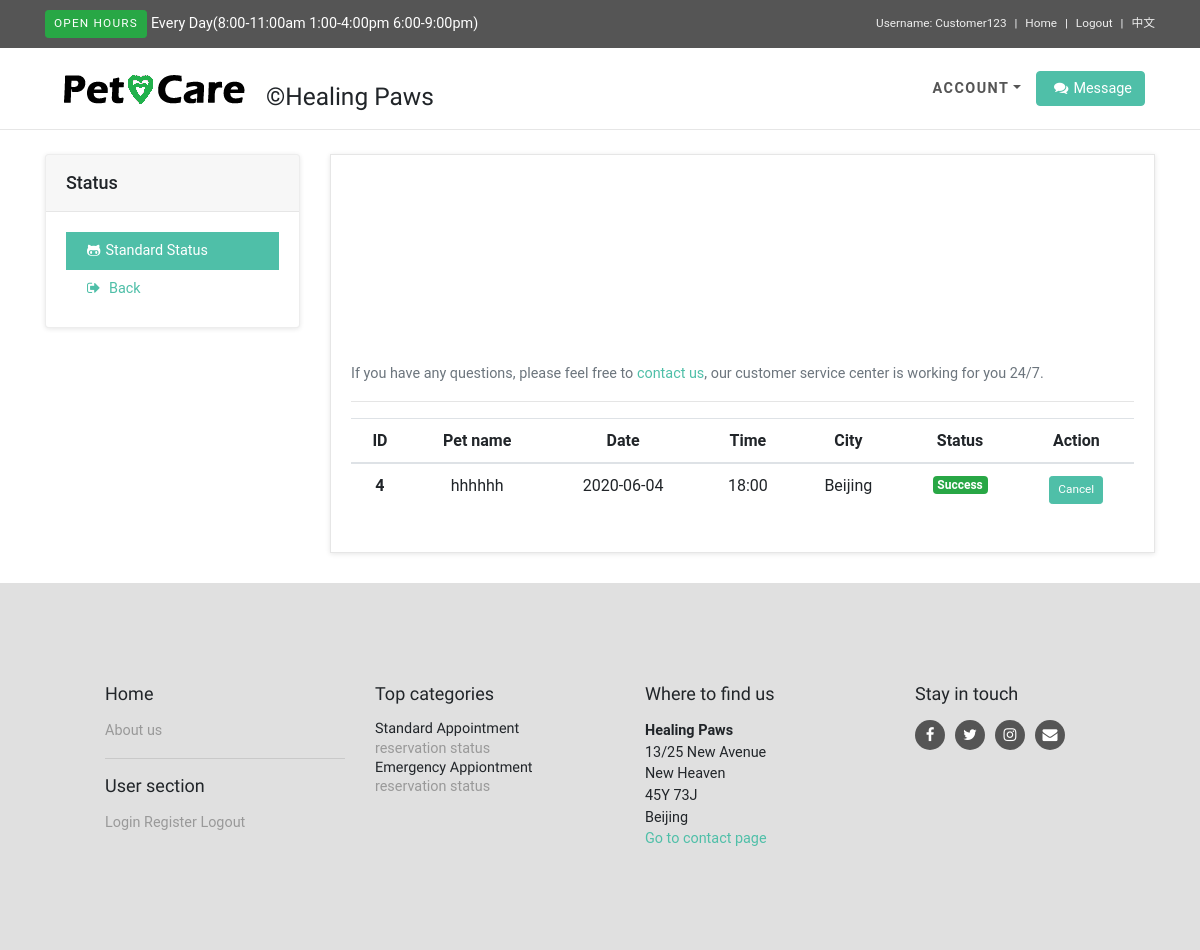
Screenshot of /status_a (signed in) with the database file from the repository.
### blogapp/models.py (models this page shows, shortened)
class Customer(db.Model):
	id = db.Column(db.Integer, primary_key=True)
	username = db.Column(db.String(64), index=True, unique=True)
	email = db.Column(db.String(120), index=True, unique=True)
	password_hash = db.Column(db.String(128))
	phone = db.Column(db.Integer, index=True)
	firstname = db.Column(db.String(64), index=True)
	lastname = db.Column(db.String(64), index=True)
	pets = db.relationship('Pet', backref='owner', lazy='dynamic')
	appointments = db.relationship('Appointment', backref='customer', lazy='dynamic')
	posts = db.relationship('Post', backref='author', lazy='dynamic')

class Appointment(db.Model):
	id = db.Column(db.Integer, primary_key=True)
	type = db.Column(db.String(64),index=True)
	date = db.Column(db.String(64), index=True)
	time = db.Column(db.String(64), index=True)
	city = db.Column(db.String(64), index=True)
	details = db.Column(db.String(120), index=True)
	status = db.Column(db.String(64), index=True, default='Submitted')
	customer_id = db.Column(db.Integer, db.ForeignKey('customer.id'))
	pet_id = db.Column(db.Integer, db.ForeignKey('pet.id'))

class Pet(db.Model):
	id = db.Column(db.Integer, primary_key=True)
	name = db.Column(db.String(64), index=True)
	type = db.Column(db.String(64), index=True)
	old = db.Column(db.Integer, index=True)
	gender = db.Column(db.String(64), index=True)
	customer_id = db.Column(db.Integer, db.ForeignKey('customer.id'))
	appointments = db.relationship('Appointment', backref='pet', lazy='dynamic')

### blogapp/routes.py (the view)
@app.route('/status_a', methods=['GET', 'POST'])
def status_a():
	session['current_path'] = request.path
	user = {'username': 'User'}
	username = session.get("USERNAME")
	if not session.get("USERNAME") is None:
		customer_db=Customer.query.filter(Customer.username==session.get("USERNAME")).first()
		if customer_db:
			return render_template('status_a.html', title='status', user=user, username=username, customer=customer_db, customer_in_db=customer_db, language=language[render_languages()] )
		else:
			flash("User not permitted")
			return redirect(url_for('login'))
	else:
		flash("User needs to either login or signup first")
		return redirect(url_for('login'))

### blogapp/routes.py (called while the page is built)
def render_languages():
    if not 'lang' in session:
        session['lang'] = 'en'
    return session['lang']

### blogapp/templates/status_a.html (shortened to what this page needs)
{% extends "customer_base.html" %}
{% block content %}
              <div class="card sidebar-menu">
                <div class="card-header">
                  <h3 class="h4 card-title">{{language['c-index-Status']}}</h3>
                </div>
                <div class="card-body">
                  <ul class="nav nav-pills flex-column">
                    <a href="{{ url_for('status_a') }}" class="nav-link active"><i class="fa fa-list"></i>{{language['c-index-StandardStatus']}}</a>
                    <a href="{{ url_for('customer_index') }}" class="nav-link"><i class="fa fa-sign-out"></i> {{language['res-e-back']}}</a></ul>
                </div>
              </div>
            </div>
            <div class="col-lg-9">
            <div class="box">
              <h1>{{language['s-a-standardstatus']}}</h1>
              <p class="text-muted">{{language['s-a-ifproblem']}} <a href="{{url_for('customer_chatting')}}">{{language['r-a-contactus']}}</a>{{language['r-a-247']}}</p>
              <hr>
              <div class="table-responsive">
                <table class="table table-hover" style="text-align: center;">
                  <thead>
                    <tr>
                      <th>{{language['s-a-id']}}</th>
                      <th>{{language['s-a-petname']}}</th>
                      <th>{{language['s-a-date']}}</th>
                      <th>{{language['r-a-time']}}</th>
                      <th>{{language['r-a-city']}}</th>
                      <th>{{language['s-a-status']}}</th>
                      <th>{{language['s-a-action']}}</th>
                    </tr>
                  </thead>
                  <tbody>
                    {% for pet in customer.pets %}
                    {% for app in pet.appointments %}
                    {% if app.type == "Standard" %}
                    <tr>
                      <th>{{app.id}}</th>
                      <td>{{pet.name}}</td>
                      <td>{{app.date}}</td>
                      <td>
                        {% if app.time == "Morning" %}
                        <span >{{language['s-a-morning']}}</span>
                        {% elif app.time == "Afternoon" %}
                        <span >{{language['s-a-afternoon']}}</span>
                        {% elif app.time == "Evening" %}
                        <span >{{language['s-a-evening']}}</span>
                        {% else %}
                        <span>{{app.time}}</span>
                        {% endif %}
                      </td>
                      <td>
                        {% if app.city == "Beijing" %}
                        <span >{{language['s-e-beijing']}}</span>
                        {% elif app.city == "Shanghai" %}
                        <span >{{language['s-e-shanghai']}}</span>
                        {% else %}
                        <span >{{language['s-e-chengdu']}}</span>
                        {% endif %}
                      </td>
                      <td>
                        {% if app.status == "Submitted" %}
                        <span class="badge badge-info">{{language['s-a-submitted']}}</span>
                        {% elif app.status == "Success" %}
                        <span class="badge badge-success">{{language['s-a-success']}}</span>
                        {% else %}
                        <span class="badge badge-warning">{{language['s-a-fail']}}</span>
                        {% endif %}
                      </td>
                      <td><button class="btn btn-primary btn-sm">{{language['s-a-cancel']}}</button></td>
                    </tr>
                    {% endif %}
                    {% endfor %}
                    {% endfor %}
                  </tbody>
                </table>
            </div>
          </div>
        </div>
{% endblock %}

### blogapp/templates/customer_base.html (shortened to what this page needs)
<html>
    <head >
        <link rel="stylesheet" href="{{ url_for('static', filename='bootstrap-datetimepicker.min.css') }}">
        <link rel="stylesheet" href="{{ url_for('static', filename='assets3/css-a/jquery-ui.css') }}">
        <link rel="stylesheet" href="{{ url_for('static', filename='vendor/bootstrap/css/bootstrap.min.css') }}">
        <link rel="stylesheet" href="{{ url_for('static', filename='vendor/font-awesome/css/font-awesome.min.css') }}">
        <link rel="stylesheet" href="{{ url_for('static', filename='vendor/owl.carousel/assets/owl.carousel.css') }}">
        <link rel="stylesheet" href="{{ url_for('static', filename='vendor/owl.carousel/assets/owl.theme.default.css') }}">
        <link rel="stylesheet" href="{{ url_for('static', filename='css/style.default.css') }}" id="theme-stylesheet">
        <link rel="stylesheet" href="{{ url_for('static', filename='css/custom.css') }}">
        <link href="css-a/style.css" rel="stylesheet" type="text/css" media="all"/>
        </head>
    <body>
<header class="header mb-4">
      <div id="top">
        <div class="container">
          <div class="row">
            <div class="col-lg-6 offer mb-3 mb-lg-0"><a class="btn btn-success btn-sm">{{language['c-base-open']}}</a><a class="ml-1">{{language['c-base-everyday']}}
            </a></div>
            <div class="col-lg-6 text-center text-lg-right">
              <ul class="menu list-inline mb-0">
                  {% if username %}
                  <li class="list-inline-item"><a>{{language['c-base-UN']}} {{username}}</a></li>
                  <li class="list-inline-item"><a href="{{ url_for('customer_index') }}">{{language['c-base-home']}}</a></li>
                  <li class="list-inline-item"><a href="{{ url_for('logout') }}">{{language['c-base-logout']}}</a></li>
                  {% endif %}
                  <li class="list-inline-item"><a href="{{ url_for('change_language') }}">{{ language['c-base-language'] }}</a></li>
              </ul>
            </div>
          </div>
        </div>
      </div>
      <nav class="navbar navbar-expand-lg">
      <div class="container">
        <div style="padding-left: 18px;">
            <a href="{{ url_for('customer_index') }}" class="navbar-brand home">
                <img src="static/img/logo.png" alt="Obaju logo" class="d-none d-md-inline-block">
                </a></div>
          <div id="navigation" class="collapse navbar-collapse" style="padding: 16px 0 0 0px;">
                <h3 >&copy;Healing Paws</h3>
            </div>
            <div class="navbar-buttons d-flex justify-content-end">
                <div id="navigation" class="collapse navbar-collapse">
                <ul class="navbar-nav mr-auto">
              <li class="nav-item dropdown menu-large"><a href="#" data-toggle="dropdown" data-hover="dropdown" data-delay="200" class="dropdown-toggle nav-link">{{language['c-base-account']}}<b class="caret"></b></a>
              </li>
               </ul>
            </div>
              <div id="basket-overview" class="navbar-collapse collapse d-none d-lg-block"><a href="{{url_for('customer_chatting')}}" class="btn btn-primary navbar-btn"><i class="fa fa-shopping-cart"></i><span>{{language['c-base-MESSAGE']}}</span></a>
              </div>
            </div>
      </div>
      </nav>
</header>
      <div id="content">
        <div class="container">
          <div class="row">
            <div class="col-lg-3">
        {% block content %}
        {% endblock %}
</div></div></div>
    <div id="footer">
      <div class="container">
        <div class="row" style="padding-left: 60px;">
          <div class="col-lg-3 col-md-6">
            <h4 class="mb-3">{{language['c-base-home']}}</h4>
            <ul class="list-unstyled">
              <li><a href="{{ url_for('index') }}">{{language['c-base-aboutus']}}</a></li>
            </ul>
            <hr>
            <h4 class="mb-3">{{language['c-base-Usersection']}}</h4>
            <ul class="list-unstyled">
              <li><a href="{{ url_for('login') }}" >{{language['c-base-login']}}</a></li>
              <li><a href="{{ url_for('customer_register') }}">{{language['c-base-register']}}</a></li>
              <li><a href="{{ url_for('logout') }}">{{language['c-base-logout']}}</a></li>
            </ul>
          </div>
          <div class="col-lg-3 col-md-6">
            <h4 class="mb-3">{{language['c-base-Topcategories']}}</h4>
            <h5>{{language['c-base-StandardAppointment']}}</h5>
            <ul class="list-unstyled">
              <li><a href="{{ url_for('reservation_s') }}">{{language['c-base-reservation']}}</a></li>
              <li><a href="{{ url_for('status_a') }}">{{language['c-base-status']}}</a></li>
            </ul>
            <h5>{{language['c-base-EmergencyAppiontment']}}</h5>
            <ul class="list-unstyled">
              <li><a href="{{ url_for('reservation_e') }}">{{language['c-base-reservation']}}</a></li>
              <li><a href="{{ url_for('status_e') }}">{{language['c-base-status']}}</a></li>
            </ul>
          </div>
          <div class="col-lg-3 col-md-6">
            <h4 class="mb-3">{{language['c-base-wheretodind']}}</h4>
            <p><strong>Healing Paws</strong><br>13/25 {{language['base-l1']}}<br>{{language['base-l2']}}<br>45Y 73J<br>{{language['base-Beijing']}}<br></p><a href="{{url_for('customer_chatting')}}">{{language['c-base-gtcp']}}</a>
          </div>
          <div class="col-lg-3 col-md-6">
            <h4 class="mb-3">{{language['c-base-Stayintouch']}}</h4>
            <p class="social"><a href="https://www.facebook.com/" class="facebook external"><i class="fa fa-facebook"></i></a><a href="https://twitter.com" class="twitter external"><i class="fa fa-twitter"></i></a><a href="https://www.instagram.com/" class="instagram external"><i class="fa fa-instagram"></i></a><a href="https://mail.google.com" class="email external"><i class="fa fa-envelope"></i></a></p>
          </div>
        </div>
      </div>
    </div>
    </body>
</html>

### blogapp/static/css/style.default.css (style rules this page uses)
body { overflow-x: hidden; background-color: #f0f0f0; }
a, button { -webkit-transition: all 0.3s; transition: all 0.3s; outline: none; }
a i.fa, button i.fa { margin: 0 5px; }
h1 { font-weight: 700; }
.btn-primary { color: #fff !important; }
.menu-large { position: static !important; }
.menu-large a.nav-link { padding: 7px !important; padding-left: 0 !important; }
#top { background: #555; padding: 10px 0; }
#top .offer { color: #fff; }
#top .offer .btn { text-transform: uppercase; letter-spacing: 0.1em; }
#top a { color: #fff; }
#top ul.menu { padding-top: 5px; margin: 0; font-size: 0.738rem; }
#top ul.menu > li { margin-right: 0; }
#top ul.menu > li a { color: #eee; }
#top ul.menu > li + li:before { content: "|\00a0"; padding: 0 5px; color: #f8f9fa; }
.navbar { border-bottom: 1px solid #e6e6e6; background-color: #fff; }
.navbar .navbar-nav > .nav-item > .nav-link { text-transform: uppercase; letter-spacing: 0.1em; font-weight: 700; padding: 30px 15px !important; color: #555; }
.navbar #basket-overview { padding: 0; }
.navbar .navbar-btn { color: #fff; margin-right: 10px; }
#footer { background: #e0e0e0; padding: 100px 0; }
#footer ul { padding-left: 0; list-style: none; }
#footer ul a { color: #999; }
#footer .social { text-align: left; }
#footer .social a { margin: 0 10px 0 0; color: #fff; display: inline-block; width: 30px; height: 30px; border-radius: 15px; line-height: 26px; font-size: 15px; text-align: center; -webkit-transition: all 0.3s; transition: all 0.3s; vertical-align: bottom; background-color: #555; }
#footer .social a i { vertical-align: bottom; line-height: 30px; }
.box { background: #fff; margin: 0 0 30px; border: solid 1px #e6e6e6; padding: 20px; -webkit-box-shadow: 0 1px 5px rgba(0, 0, 0, 0.1); box-shadow: 0 1px 5px rgba(0, 0, 0, 0.1); }
#content .card.sidebar-menu { -webkit-box-shadow: 0 1px 5px rgba(0, 0, 0, 0.1); box-shadow: 0 1px 5px rgba(0, 0, 0, 0.1); }
#content .card.sidebar-menu h3 { padding: 5px 0; margin: 0; }
.navbar { padding: 0 1rem; }
.navbar-brand { display: inline-block; padding-top: 0.33125rem; padding-bottom: 0.33125rem; margin-right: 1rem; font-size: 1.125rem; }
.btn { font-weight: 400; border: 1px solid transparent; padding: 0.375rem 0.75rem; font-size: 0.9rem; line-height: 1.5; border-radius: 0.25rem; -webkit-transition: color 0.15s ease-in-out, background-color 0.15s ease-in-out, border-color 0.15s ease-in-out, -webkit-box-shadow 0.15s ease-in-out; transition: color 0.15s ease-in-out, background-color 0.15s ease-in-out, border-color 0.15s ease-in-out, -webkit-box-shadow 0.15s ease-in-out; transition: color 0.15s ease-in-out, background-color 0.15s ease-in-out, border-color 0.15s ease-in-out, box-shadow 0.15s ease-in-out; transition: color 0.15s ease-in-out, background-color 0.15s ease-in-out, border-color 0.15s ease-in-out, box-shadow 0.15s ease-in-out, -webkit-box-shadow 0.15s ease-in-out; }
.btn-primary { color: #212529; background-color: #4fbfa8; border-color: #4fbfa8; }
.btn-success { color: #fff; background-color: #28a745; border-color: #28a745; }
.btn-sm { padding: 0.25rem 0.5rem; font-size: 0.738rem; line-height: 1.5; border-radius: 0.2rem; }
body { font-family: "Roboto", Helvetica, Arial, sans-serif; font-size: 0.9rem; font-weight: 400; line-height: 1.5; color: #212529; background-color: #f0f0f0; }
a { color: #4fbfa8; text-decoration: none; }
h1, h2, h3, h4, h5, h6, .h1, .h2, .h3, .h4, .h5, .h6 { margin-bottom: 0.5rem; font-family: inherit; font-weight: 500; line-height: 1.2; color: inherit; }
h1, .h1 { font-size: 2.25rem; }
h3, .h3 { font-size: 1.53rem; }
h4, .h4 { font-size: 1.125rem; }
h5, .h5 { font-size: 0.9rem; }
hr { border-top: 1px solid rgba(0, 0, 0, 0.1); }
.badge-success { color: #fff; background-color: #28a745; }
.nav-link { padding: 0.5rem 1rem; }
.nav-pills .nav-link { border-radius: 0; }
.nav-pills .nav-link.active, .nav-pills .show > .nav-link { color: #fff; background-color: #4fbfa8; }
.card { background-color: #fff; border: 1px solid rgba(0, 0, 0, 0.07); border-radius: 0.25rem; -webkit-box-shadow: 0 1px 5px rgba(0, 0, 0, 0.1); box-shadow: 0 1px 5px rgba(0, 0, 0, 0.1); }
.card-body { padding: 1.25rem; }
.card-title { margin-bottom: 0.75rem; }
.card-header { padding: 0.75rem 1.25rem; background-color: rgba(0, 0, 0, 0.03); border-bottom: 1px solid rgba(0, 0, 0, 0.07); }
.card-header:first-child { border-radius: calc(0.25rem - 1px) calc(0.25rem - 1px) 0 0; }

### rows the page displays
Customer: username "Customer123"
Pet: name "hhhhhh"
Appointment: id "4", date "2020-06-04", time "18:00", city "Beijing", status "Success", language "Cancel"

### other values shown
{{ language['c-base-open'] }} "OPEN HOURS"
{{ language['c-base-everyday'] }} "Every Day(8:00-11:00am 1:00-4:00pm 6:00-9:00pm)"
{{ language['c-base-UN'] }} "Username:"
{{ language['c-base-home'] }} "Home"
{{ language['c-base-logout'] }} "Logout"
{{ language['c-base-language'] }} "中文"
{{ language['c-base-account'] }} "ACCOUNT"
{{ language['c-base-MESSAGE'] }} "Message"
{{ language['c-index-Status'] }} "Status"
{{ language['c-index-StandardStatus'] }} "Standard Status"
{{ language['res-e-back'] }} "Back"
{{ language['s-a-ifproblem'] }} "If you have any questions, please feel free to"
{{ language['r-a-contactus'] }} "contact us"
{{ language['r-a-247'] }} ", our customer service center is working for you 24/7."
{{ language['s-a-id'] }} "ID"
